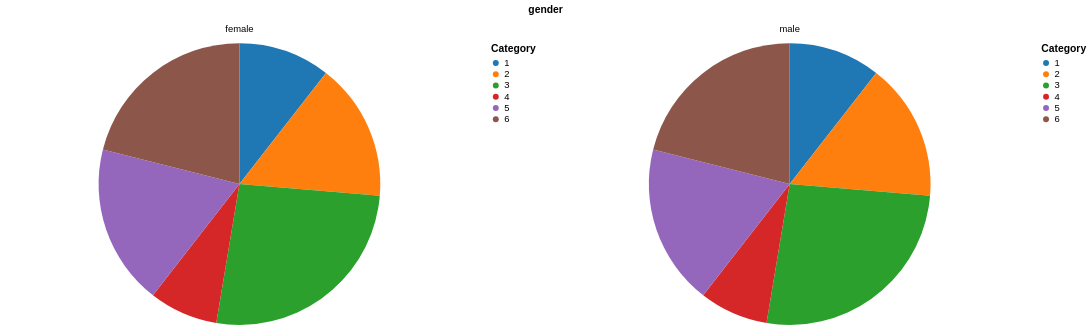

Write the Vega-Lite specification saved for this chart.
### Vega-Lite specification from a JSON file in a GitHub repository (floating-point values rounded to 4 significant figures)
{"$schema": "https://vega.github.io/schema/vega-lite/v4.json", "description": "A simple pie chart with embedded data.", "width": 500, "height": 300, "resolve": {"scale": {"color": "independent"}}, "data": {"values": [{"category": 1, "value": 4, "gender": "male"}, {"category": 2, "value": 6, "gender": "male"}, {"category": 3, "value": 10, "gender": "male"}, {"category": 4, "value": 3, "gender": "male"}, {"category": 5, "value": 7, "gender": "male"}, {"category": 6, "value": 8, "gender": "male"}, {"category": 1, "value": 4, "gender": "female"}, {"category": 2, "value": 6, "gender": "female"}, {"category": 3, "value": 10, "gender": "female"}, {"category": 4, "value": 3, "gender": "female"}, {"category": 5, "value": 7, "gender": "female"}, {"category": 6, "value": 8, "gender": "female"}]}, "mark": {"type": "arc", "innerRadius": 0, "cornerRadius": 0, "padAngle": 0, "outerRadius": 150, "tooltip": true}, "encoding": {"facet": {"field": "gender", "type": "nominal", "columns": 2, "spacing": 20}, "theta": {"field": "value", "type": "quantitative", "stack": true}, "color": {"field": "category", "type": "nominal", "scale": {"range": ["#1f77b4", "#ff7f0e", "#2ca02c", "#d62728", "#9467bd", "#8c564b", "#e377c2", "#7f7f7f", "#bcbd22", "#17becf"]}, "legend": {"title": "Category", "orient": "right", "symbolType": "circle", "fillColor": "#ffffff", "symbolSize": 40}}}}
